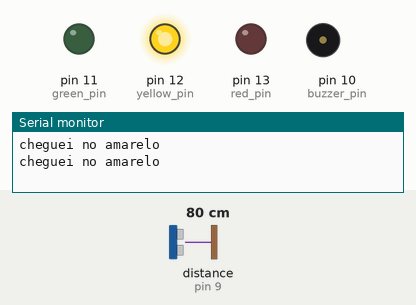
This sketch was run on a simulated Arduino Uno, built with avr-gcc and run on an emulated ATmega328P. On the bench: output pins drawn as LEDs (lit = HIGH), buzzer (waves = sounding), the last lines printed to the serial monitor. Wiring (inferred from the names in the program): ultrasonic range finder: trigger pin 8; echo pin 9. Inputs (shaded band) come from the test bench; at power-on: distance to the obstacle (sensor on pin 9) 80 cm. The echo pulse lasts 58.3 µs per cm; pins used as bus, display or sensor lines are not drawn.

Above: at 1.8 s.
1.9 s: distance to the obstacle (sensor on pin 9) set to 56 cm
5.4 s: distance to the obstacle (sensor on pin 9) set to 47 cm
At 6.14 s:
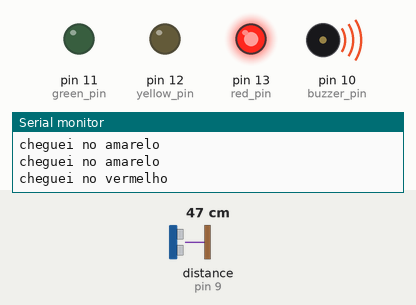
8.9 s: distance to the obstacle (sensor on pin 9) set to 250 cm
At 11.0 s:
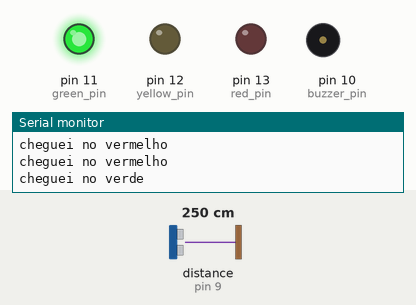
13.0 s: distance to the obstacle (sensor on pin 9) set to 154 cm
16.7 s: distance to the obstacle (sensor on pin 9) set to 149 cm
At 18.41 s:
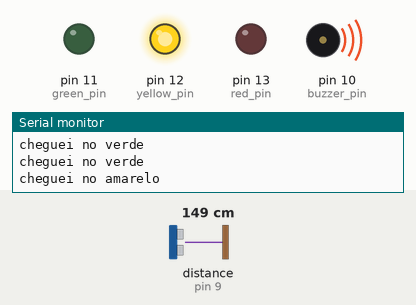
20.8 s: distance to the obstacle (sensor on pin 9) set to 2 cm
At 21.6 s:
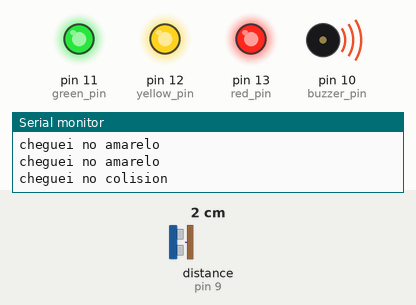
Timing chart, 0 to 23.8 s (numbered marks = the images above; inputs shaded):
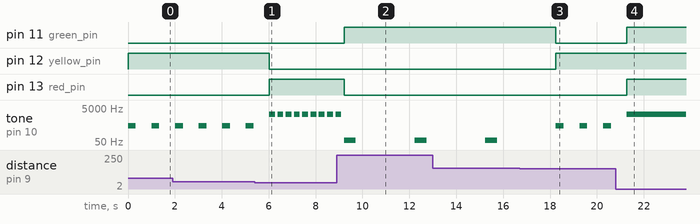

The sketch:

button.ino
```cpp
#define NOTE_B0  31
#define NOTE_C1  33
#define NOTE_CS1 35
#define NOTE_D1  37
#define NOTE_DS1 39
#define NOTE_E1  41
#define NOTE_F1  44
#define NOTE_FS1 46
#define NOTE_G1  49
#define NOTE_GS1 52
#define NOTE_A1  55
#define NOTE_AS1 58
#define NOTE_B1  62
#define NOTE_C2  65
#define NOTE_CS2 69
#define NOTE_D2  73
#define NOTE_DS2 78
#define NOTE_E2  82
#define NOTE_F2  87
#define NOTE_FS2 93
#define NOTE_G2  98
#define NOTE_GS2 104
#define NOTE_A2  110
#define NOTE_AS2 117
#define NOTE_B2  123
#define NOTE_C3  131
#define NOTE_CS3 139
#define NOTE_D3  147
#define NOTE_DS3 156
#define NOTE_E3  165
#define NOTE_F3  175
#define NOTE_FS3 185
#define NOTE_G3  196
#define NOTE_GS3 208
#define NOTE_A3  220
#define NOTE_AS3 233
#define NOTE_B3  247
#define NOTE_C4  262
#define NOTE_CS4 277
#define NOTE_D4  294
#define NOTE_DS4 311
#define NOTE_E4  330
#define NOTE_F4  349
#define NOTE_FS4 370
#define NOTE_G4  392
#define NOTE_GS4 415
#define NOTE_A4  440
#define NOTE_AS4 466
#define NOTE_B4  494
#define NOTE_C5  523
#define NOTE_CS5 554
#define NOTE_D5  587
#define NOTE_DS5 622
#define NOTE_E5  659
#define NOTE_F5  698
#define NOTE_FS5 740
#define NOTE_G5  784
#define NOTE_GS5 831
#define NOTE_A5  880
#define NOTE_AS5 932
#define NOTE_B5  988
#define NOTE_C6  1047
#define NOTE_CS6 1109
#define NOTE_D6  1175
#define NOTE_DS6 1245
#define NOTE_E6  1319
#define NOTE_F6  1397
#define NOTE_FS6 1480
#define NOTE_G6  1568
#define NOTE_GS6 1661
#define NOTE_A6  1760
#define NOTE_AS6 1865
#define NOTE_B6  1976
#define NOTE_C7  2093
#define NOTE_CS7 2217
#define NOTE_D7  2349
#define NOTE_DS7 2489
#define NOTE_E7  2637
#define NOTE_F7  2794
#define NOTE_FS7 2960
#define NOTE_G7  3136
#define NOTE_GS7 3322
#define NOTE_A7  3520
#define NOTE_AS7 3729
#define NOTE_B7  3951
#define NOTE_C8  4186
#define NOTE_CS8 4435
#define NOTE_D8  4699
#define NOTE_DS8 4978


const int red_pin = 13;
const int yellow_pin = 12;
const int green_pin = 11;
const int buzzer_pin = 10;
const int trigger = 8;
const int echo = 9;
const float limiar_distance_green = 300;
const float limiar_distance_yellow = 150;
const float limiar_distance_red = 50;
const float limiar_colision = 10;
const int second = 1000;


void setup() {
  pinMode(red_pin, OUTPUT);
  pinMode(yellow_pin, OUTPUT);
  pinMode(green_pin, OUTPUT);

  pinMode(trigger, OUTPUT); //pino de saída
  pinMode(echo, INPUT); //pino de entrada

  pinMode(buzzer_pin,OUTPUT);

  Serial.begin(9600);


}

void loop() {
  digitalWrite(trigger, LOW);
  delayMicroseconds(2);
  digitalWrite(trigger, HIGH);
  delayMicroseconds(10);//deixa TRIGGER em HIGH por 10ms
  digitalWrite(trigger, LOW);
  int duration = pulseIn(echo, HIGH); //quanto tempo ECHO== HIGH
  float distance = duration * 0.034 / 2;


  if(distance > limiar_distance_yellow){
    // turn on green light
    digitalWrite(green_pin, HIGH);
    digitalWrite(yellow_pin, LOW);
    digitalWrite(red_pin, LOW);
    int duration_time = second / 2;

    Serial.println("cheguei no verde");

    // high frequency
    buzzer(NOTE_B1, duration_time, 6);


  }else if (distance > limiar_distance_red){
    // turn on yellow light
    digitalWrite(green_pin, LOW);
    digitalWrite(yellow_pin, HIGH);
    digitalWrite(red_pin, LOW);
    int duration_time = second / 3;
    Serial.println("cheguei no amarelo");
    // medium frequency
    buzzer(NOTE_A4, duration_time, 3);


  }else if(distance <= limiar_colision){ // lack just the correct condition
    digitalWrite(green_pin, HIGH);
    digitalWrite(yellow_pin, HIGH);
    digitalWrite(red_pin, HIGH);
    int duration_time = second / 1;
  Serial.println("cheguei no colision");

    // low frequency
    buzzer(NOTE_C7, duration_time, 1);
    digitalWrite(green_pin, LOW);
    digitalWrite(yellow_pin, LOW);
    digitalWrite(red_pin, LOW);


  }else{
    // turn on RED light
    digitalWrite(green_pin, LOW);
    digitalWrite(yellow_pin, LOW);
    digitalWrite(red_pin, HIGH);
    int duration_time = second / 4;
    Serial.println("cheguei no vermelho");

    // low frequency
    buzzer(NOTE_C7, duration_time, 1);
    delay(100);
  }


}


void buzzer(int frequency, int duration, int m_pause){
  tone(buzzer_pin, frequency, duration);
  int pause = duration * m_pause;
  delay(pause);
  noTone(buzzer_pin);
}
```

Measured:
- the behaviour switches between 51 and 50 cm on distance to the obstacle (sensor on pin 9) (found by bisection; images 0 and 1)
- the behaviour switches between 152 and 151 cm on distance to the obstacle (sensor on pin 9) (found by bisection; images 2 and 3)
- after the input at 5.4 s, pin 12 (yellow_pin): HIGH → LOW after 0.62 s; pin 13 (red_pin): LOW → HIGH after 0.62 s; tone on pin 10 (buzzer_pin): alternates 2093 Hz for 0.25 s and silent for 0.10 s, starting after 0.62 s
- after the input at 8.9 s, pin 11 (green_pin): LOW → HIGH after 0.32 s; pin 13 (red_pin): HIGH → LOW after 0.32 s
- after the input at 16.7 s, pin 11 (green_pin): HIGH → LOW after 1.6 s; pin 12 (yellow_pin): LOW → HIGH after 1.6 s
- after the input at 20.8 s, pin 11 (green_pin), pin 13 (red_pin): LOW → HIGH after 0.47 s
- by itself, tone on pin 10 (buzzer_pin): alternates 440 Hz for 0.33 s and silent for 0.67 s
